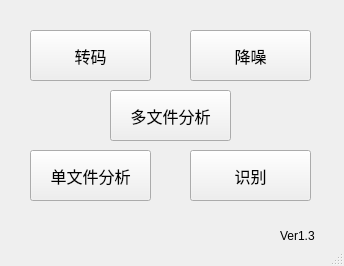
<?xml version="1.0" encoding="UTF-8"?>
<ui version="4.0">
 <class>MainWindow</class>
 <widget class="QMainWindow" name="MainWindow">
  <property name="geometry">
   <rect>
    <x>0</x>
    <y>0</y>
    <width>344</width>
    <height>266</height>
   </rect>
  </property>
  <property name="windowTitle">
   <string>DTMF双音多频信号的分析与识别</string>
  </property>
  <widget class="QWidget" name="centralwidget">
   <widget class="QPushButton" name="pushButton_1">
    <property name="geometry">
     <rect>
      <x>30</x>
      <y>30</y>
      <width>121</width>
      <height>51</height>
     </rect>
    </property>
    <property name="font">
     <font>
      <family>黑体</family>
      <pointsize>12</pointsize>
     </font>
    </property>
    <property name="text">
     <string>转码</string>
    </property>
   </widget>
   <widget class="QLabel" name="label">
    <property name="geometry">
     <rect>
      <x>280</x>
      <y>210</y>
      <width>71</width>
      <height>51</height>
     </rect>
    </property>
    <property name="text">
     <string>Ver1.3</string>
    </property>
   </widget>
   <widget class="QPushButton" name="pushButton_4">
    <property name="geometry">
     <rect>
      <x>190</x>
      <y>150</y>
      <width>121</width>
      <height>51</height>
     </rect>
    </property>
    <property name="font">
     <font>
      <family>黑体</family>
      <pointsize>12</pointsize>
     </font>
    </property>
    <property name="text">
     <string>识别</string>
    </property>
   </widget>
   <widget class="QPushButton" name="pushButton_3">
    <property name="geometry">
     <rect>
      <x>30</x>
      <y>150</y>
      <width>121</width>
      <height>51</height>
     </rect>
    </property>
    <property name="font">
     <font>
      <family>黑体</family>
      <pointsize>12</pointsize>
     </font>
    </property>
    <property name="text">
     <string>单文件分析</string>
    </property>
   </widget>
   <widget class="QPushButton" name="pushButton_2">
    <property name="geometry">
     <rect>
      <x>190</x>
      <y>30</y>
      <width>121</width>
      <height>51</height>
     </rect>
    </property>
    <property name="font">
     <font>
      <family>黑体</family>
      <pointsize>12</pointsize>
     </font>
    </property>
    <property name="text">
     <string>降噪</string>
    </property>
   </widget>
   <widget class="QPushButton" name="pushButton_5">
    <property name="geometry">
     <rect>
      <x>110</x>
      <y>90</y>
      <width>121</width>
      <height>51</height>
     </rect>
    </property>
    <property name="font">
     <font>
      <family>黑体</family>
      <pointsize>12</pointsize>
     </font>
    </property>
    <property name="text">
     <string>多文件分析</string>
    </property>
   </widget>
  </widget>
  <widget class="QStatusBar" name="statusbar"/>
 </widget>
 <resources/>
 <connections/>
</ui>
